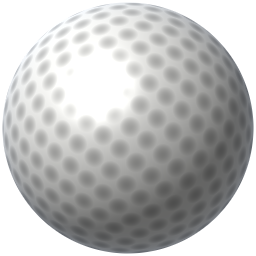
#> input picture minigolf/app/assets/ball.png, 256 x 256 px, found by its file name
$ python make-icon.py
#> lines starting #> are read from the running program, lines starting #| are printed output that depends on the picture; after the words box and inside, x2 and y2 are one past the last pixel; in counts of white or black regions, pixels touching at a corner belong together
#!/usr/bin/env python3
"""make-icon.py - the Android launcher icon.

WHY PYTHON AND NOT THE ENGINE. Every other icon in this repo is rendered
by its own game and chroma-keyed. That does not work here: the engine
squashes a 1:1 cart horizontally -- measured, a circle asked to be 600px
wide came out 416x589 -- so a golf ball rendered that way is an egg. This
is a build-time asset, not something the game draws, so composing it here
with exact pixel control is both correct and reproducible.

The BALL is still the game's own texture (app/assets/ball.png), so the
icon cannot drift from what the game looks like.

ANDROID ADAPTIVE-ICON CONTRACT, verified at the end of this script:
  * transparent background -- the launcher supplies its own
  * all content inside the centre ~61% safe zone (200..824 of 1024),
    because launchers mask to a circle or squircle and may zoom

    python3 tools/make-icon.py
"""
from PIL import Image, ImageDraw

N = 1024
CX = CY = N // 2
SAFE_LO, SAFE_HI = 200, 824
R = 300                       # 212..812, comfortably inside the safe zone

FAIRWAY = (61, 140, 66, 255)
STRIPE  = (69, 153, 74, 255)
ROUGH   = (38, 92, 46, 255)
CUP     = (13, 13, 15, 255)
RIM     = (217, 217, 224, 165)
POLE    = (235, 235, 240, 255)
GOLD    = (242, 230, 128, 255)
FLAG    = (230, 51, 56, 255)

img = Image.new("RGBA", (N, N), (0, 0, 0, 0))
#> img: PIL image 1024x1024 RGBA; every value is 0
d = ImageDraw.Draw(img)

d.ellipse([CX - R, CY - R, CX + R, CY + R], fill=FAIRWAY)

# mow stripes, clipped to the disc
stripes = Image.new("RGBA", (N, N), (0, 0, 0, 0))
sd = ImageDraw.Draw(stripes)
w = 60
for i in range(-6, 7):
    if i % 2 == 0:
        x = CX + i * w
        sd.rectangle([x - w // 2, CY - R, x + w // 2, CY + R], fill=STRIPE)
mask = Image.new("L", (N, N), 0)
#> mask: PIL image 1024x1024 L; every value is 0
ImageDraw.Draw(mask).ellipse([CX - R, CY - R, CX + R, CY + R], fill=255)
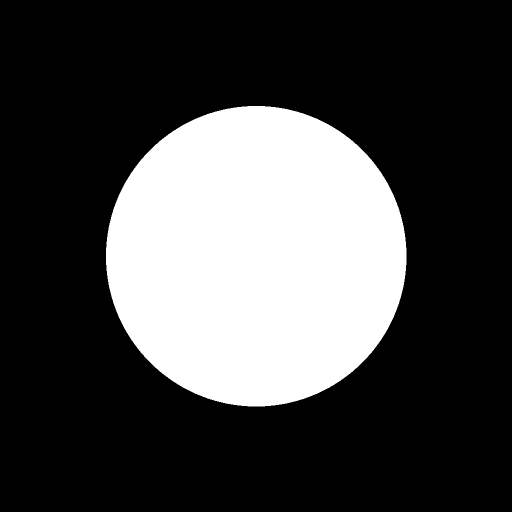
#> mask: PIL image 1024x1024 L (shown at 1/2 size); 27% white; 1 white region, box (x1, y1, x2, y2) and area: (212, 212, 813, 813) 283561
img.paste(stripes, (0, 0),
          Image.composite(mask, Image.new("L", (N, N), 0), stripes.split()[3]))
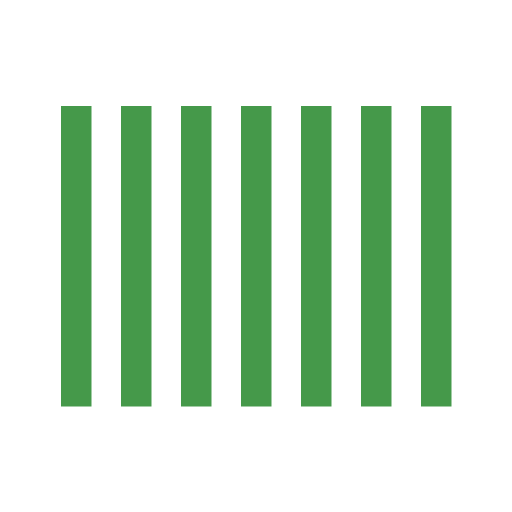
#> stripes: PIL image 1024x1024 RGBA (shown at 1/2 size); mean R, G, B, A 16.9, 37.4, 18.1, 62.4; transparent parts drawn white
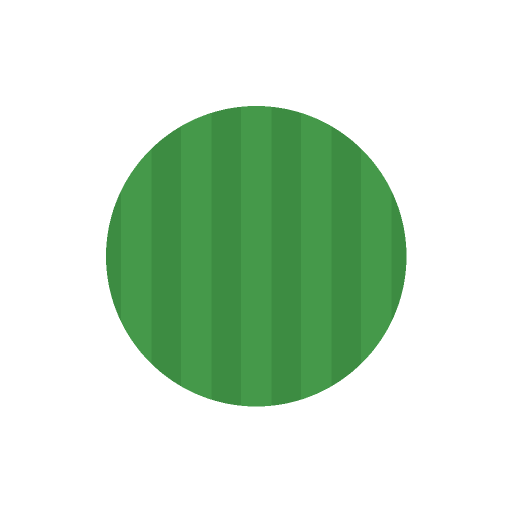
#> img: PIL image 1024x1024 RGBA (shown at 1/2 size); mean R, G, B, A 17.6, 39.7, 19, 69; transparent parts drawn white

d.ellipse([CX - R, CY - R, CX + R, CY + R], outline=ROUGH, width=18)

# cup and flag, upper right
hx, hy = CX + 92, CY - 96
d.ellipse([hx - 52, hy - 40, hx + 52, hy + 40], fill=CUP)
d.arc([hx - 52, hy - 40, hx + 52, hy + 40], 190, 350, fill=RIM, width=7)
d.line([hx, hy, hx + 6, hy - 168], fill=POLE, width=11)
d.ellipse([hx - 4, hy - 184, hx + 16, hy - 164], fill=GOLD)
d.polygon([(hx + 6, hy - 168), (hx + 104, hy - 142), (hx + 6, hy - 108)], fill=FLAG)

# the ball, from the game's own texture
ball = Image.open("app/assets/ball.png").convert("RGBA")
#> ball is the input picture: PIL image 256x256 RGBA; mean R, G, B, A 127.7, 128.1, 127.6, 192.5
BR = 176
ball = ball.resize((BR, BR), Image.LANCZOS)
#> ball: PIL image 176x176 RGBA
img.paste(ball, (CX - 104 - BR // 2, CY + 104 - BR // 2), ball)
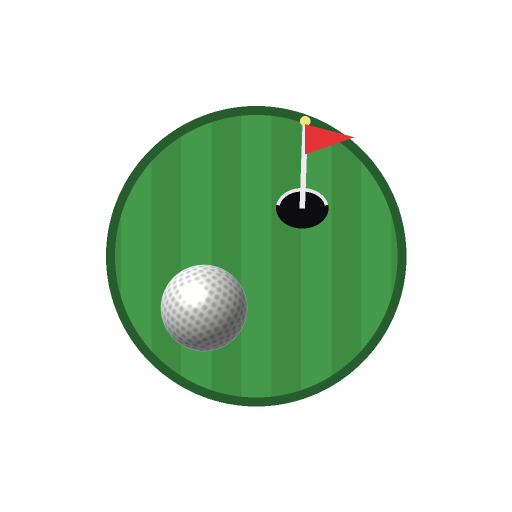
#> img: PIL image 1024x1024 RGBA (shown at 1/2 size); mean R, G, B, A 19.7, 37.8, 20.5, 68.9; transparent parts drawn white

img.save("icon.png")

bbox = img.split()[3].getbbox()
#> bbox = (212, 212, 813, 813)
inside = (bbox[0] >= SAFE_LO and bbox[1] >= SAFE_LO
          and bbox[2] <= SAFE_HI and bbox[3] <= SAFE_HI)
#> inside = True
transparent = img.getpixel((5, 5))[3] == 0
#> transparent = True
print(f"icon.png  bbox {bbox}  safe zone {SAFE_LO}..{SAFE_HI}")
#| icon.png  bbox (212, 212, 813, 813)  safe zone 200..824
if not (inside and transparent):
    raise SystemExit("ADAPTIVE ICON CONTRACT VIOLATED")
print("adaptive icon contract OK")
